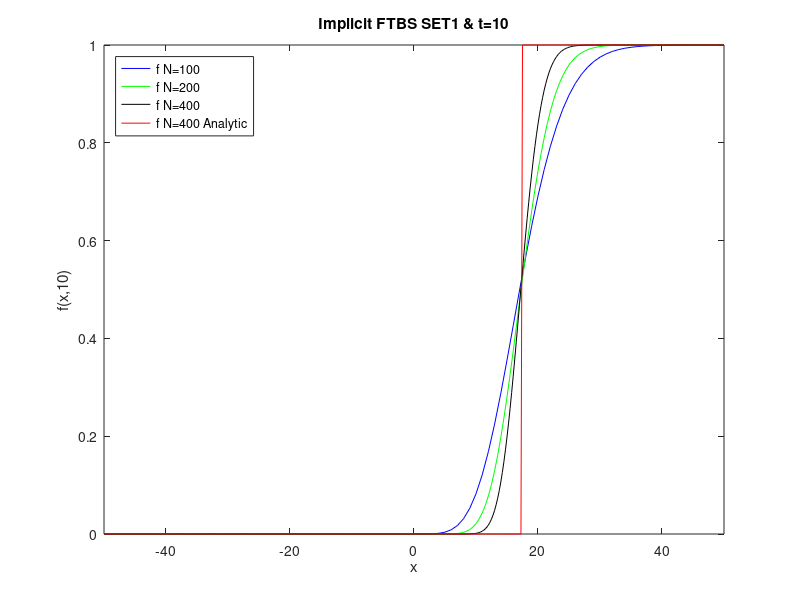

MATLAB code to generate this figure:
load ImpFTBS100t10.dat;
load ImpFTBS200t10.dat;
load ImpFTBS400t10.dat;
x100 = ImpFTBS100t10(:,1);
x200 = ImpFTBS200t10(:,1);
x400 = ImpFTBS400t10(:,1);

F100 = ImpFTBS100t10(:,3);
F200 = ImpFTBS200t10(:,3);
F400 = ImpFTBS400t10(:,3);
F400A = ImpFTBS400t10(:,4);


plot(x100,F100,'b',x200,F200,'g',x400,F400,'k',x400,F400A,'r');
title('Implicit FTBS SET1 & t=10')
xlabel('x')
ylabel('f(x,10)')
legend({'f N=100','f N=200','f N=400','f N=400 Analytic'},'Location','northwest')
axis([-50 50 0 1])
